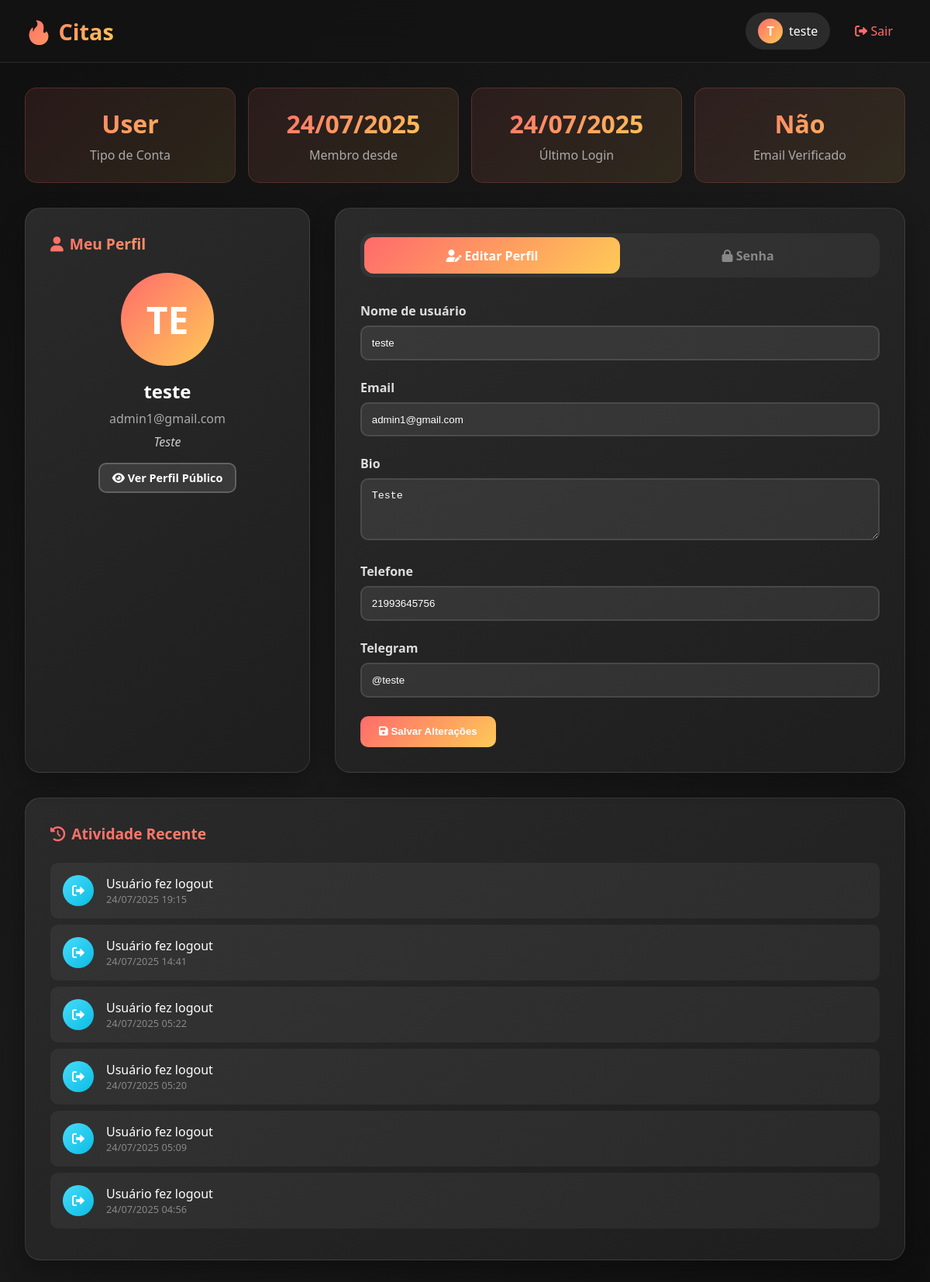
The app's page /dashboard.php (signed in) with its own data.
### tables this page shows
CREATE TABLE `users` (
  `id` int(11) NOT NULL,
  `username` varchar(50) NOT NULL,
  `email` varchar(100) NOT NULL,
  `password` varchar(255) NOT NULL,
  `is_admin` tinyint(1) DEFAULT 0,
  `active` tinyint(1) DEFAULT 1,
  `avatar` text DEFAULT NULL,
  `bio` text DEFAULT NULL,
  `phone` varchar(20) DEFAULT NULL,
  `telegram` varchar(50) DEFAULT NULL,
  `reset_token` varchar(64) DEFAULT NULL,
  `reset_expires` datetime DEFAULT NULL,
  `email_verified` tinyint(1) DEFAULT 0,
  `verification_token` varchar(64) DEFAULT NULL,
  `last_login` datetime DEFAULT NULL,
  `created_at` timestamp NOT NULL DEFAULT current_timestamp(),
  `updated_at` timestamp NOT NULL DEFAULT current_timestamp() ON UPDATE current_timestamp()
);

CREATE TABLE `user_activity_logs` (
  `id` int(11) NOT NULL,
  `user_id` int(11) DEFAULT NULL,
  `action` varchar(50) NOT NULL,
  `description` text DEFAULT NULL,
  `ip_address` varchar(45) DEFAULT NULL,
  `user_agent` text DEFAULT NULL,
  `created_at` timestamp NOT NULL DEFAULT current_timestamp()
);

### dashboard.php (the view, shortened to what this page needs)
<?php
$conn = new mysqli("localhost", "u333528817_escorts", "At081093@", "u333528817_escorts");
$stmt = $conn->prepare("SELECT * FROM users WHERE id = ?");
$stmt->bind_param("i", $_SESSION['user_id']);
$stmt->execute();
$user = $stmt->get_result()->fetch_assoc();
$activity_stmt = $conn->prepare("SELECT * FROM user_activity_logs WHERE user_id = ? ORDER BY created_at DESC LIMIT 10");
$activity_stmt->bind_param("i", $_SESSION['user_id']);
$activity_stmt->execute();
$activities = $activity_stmt->get_result();
?>
<!DOCTYPE html>
<html lang="es">
<head>
    <link href="https://cdnjs.cloudflare.com/ajax/libs/font-awesome/6.0.0/css/all.min.css" rel="stylesheet">
</head>
<body>
    <header class="header">
        <div class="header-content">
            <a href="index.php" class="logo">🔥 Citas</a>
            <div class="user-menu">
                <div class="user-info">
                    <div class="user-avatar">
                        <?= strtoupper(substr($user['username'], 0, 1)) ?>
                    </div>
                    <span><?= htmlspecialchars($user['username']) ?></span>
                </div>
                <a href="?logout=1" class="logout-btn" onclick="return confirm('Tem certeza que deseja sair?')">
                    <i class="fas fa-sign-out-alt"></i> Sair
                </a>
            </div>
        </div>
    </header>
    <div class="container">
        <div class="stats-grid">
            <div class="stat-card">
                <div class="stat-number"><?= $user['is_admin'] ? 'Admin' : 'User' ?></div>
                <div class="stat-label">Tipo de Conta</div>
            </div>
            <div class="stat-card">
                <div class="stat-number"><?= date('d/m/Y', strtotime($user['created_at'])) ?></div>
                <div class="stat-label">Membro desde</div>
            </div>
            <div class="stat-card">
                <div class="stat-number"><?= $user['last_login'] ? date('d/m/Y', strtotime($user['last_login'])) : 'Nunca' ?></div>
                <div class="stat-label">Último Login</div>
            </div>
            <div class="stat-card">
                <div class="stat-number"><?= $user['email_verified'] ? 'Sim' : 'Não' ?></div>
                <div class="stat-label">Email Verificado</div>
            </div>
        </div>
        <div class="dashboard-grid">
            <div class="card profile-card">
                <div class="card-header">
                    <i class="fas fa-user"></i>
                    Meu Perfil
                </div>
                <div class="profile-avatar">
                    <?= strtoupper(substr($user['username'], 0, 2)) ?>
                </div>
                <div class="profile-info">
                    <h2><?= htmlspecialchars($user['username']) ?></h2>
                    <p><?= htmlspecialchars($user['email']) ?></p>
                    <?php if ($user['bio']): ?>
                        <p style="color: #ccc; font-style: italic;"><?= htmlspecialchars($user['bio']) ?></p>
                    <?php endif; ?>
                    <div style="margin-top: 1rem;">
                        <a href="user_profile.php?id=<?= $user['id'] ?>" class="btn btn-secondary" style="padding: 0.5rem 1rem; font-size: 0.9rem;">
                            <i class="fas fa-eye"></i> Ver Perfil Público
                        </a>
                    </div>
                </div>
            </div>
            <div class="card">
                <div class="tabs">
                    <div class="tab active" onclick="switchTab('profile')">
                        <i class="fas fa-user-edit"></i> Editar Perfil
                    </div>
                    <div class="tab" onclick="switchTab('password')">
                        <i class="fas fa-lock"></i> Senha
                    </div>
                </div>
                <div class="tab-content active" id="profileTab">
                    <form method="POST">
                        <div class="form-group">
                            <label for="username">Nome de usuário</label>
                            <input type="text" id="username" name="username" value="<?= htmlspecialchars($user['username']) ?>" required>
                        </div>
                        <div class="form-group">
                            <label for="email">Email</label>
                            <input type="email" id="email" name="email" value="<?= htmlspecialchars($user['email']) ?>" required>
                        </div>
                        <div class="form-group">
                            <label for="bio">Bio</label>
                            <textarea id="bio" name="bio" placeholder="Conte um pouco sobre você..."><?= htmlspecialchars($user['bio']) ?></textarea>
                        </div>
                        <div class="form-group">
                            <label for="phone">Telefone</label>
                            <input type="text" id="phone" name="phone" value="<?= htmlspecialchars($user['phone']) ?>" placeholder="+55 11 99999-9999">
                        </div>
                        <div class="form-group">
                            <label for="telegram">Telegram</label>
                            <input type="text" id="telegram" name="telegram" value="<?= htmlspecialchars($user['telegram']) ?>" placeholder="@seu_usuario">
                        </div>
                        <button type="submit" name="update_profile" class="btn btn-primary">
                            <i class="fas fa-save"></i> Salvar Alterações
                        </button>
                    </form>
                </div>
            </div>
        </div>
        <div class="card">
            <div class="card-header">
                <i class="fas fa-history"></i>
                Atividade Recente
            </div>
            <?php if ($activities->num_rows > 0): ?>
                <?php while ($activity = $activities->fetch_assoc()): ?>
                <div class="activity-item">
                    <div class="activity-icon">
                        <i class="fas fa-<?= match($activity['action']) {
                            'login' => 'sign-in-alt',
                            'logout' => 'sign-out-alt',
                            'profile_update' => 'user-edit',
                            'password_change' => 'key',
                            default => 'circle'
                        } ?>"></i>
                    </div>
                    <div class="activity-content">
                        <div><?= htmlspecialchars($activity['description'] ?: $activity['action']) ?></div>
                        <div class="activity-time"><?= date('d/m/Y H:i', strtotime($activity['created_at'])) ?></div>
                    </div>
                </div>
                <?php endwhile; ?>
            <?php else: ?>
                <p style="color: #888; text-align: center; padding: 2rem;">Nenhuma atividade registrada.</p>
            <?php endif; ?>
        </div>
    </div>
</body>
</html>

### records on screen
users: username "T", username "teste", created_at "24/07/2025", last_login "24/07/2025", username "TE", email "admin1@gmail.com", bio "Teste", phone "21993645756", telegram "@teste"
user_activity_logs: description "Usuário fez logout", created_at "24/07/2025 19:15"
user_activity_logs: description "Usuário fez logout", created_at "24/07/2025 14:41"
user_activity_logs: description "Usuário fez logout", created_at "24/07/2025 05:22"
user_activity_logs: description "Usuário fez logout", created_at "24/07/2025 05:20"
user_activity_logs: description "Usuário fez logout", created_at "24/07/2025 05:09"
user_activity_logs: description "Usuário fez logout", created_at "24/07/2025 04:56"
